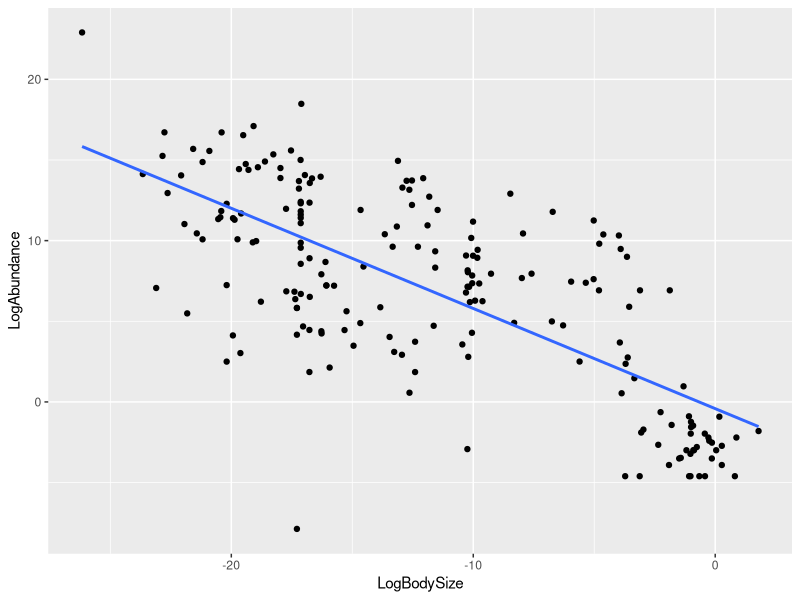

Source code (R): (Note: this script raises an error after producing the figure.)
### Using MICE to obtain good imputation values for Mass and Abundance of organisms ###
library(tidyverse)
library(mice)
rm(list = ls())
### Read in data
csm_nodes <- read.csv("data/interactionwebdb/Carpinteria/CSMweb_Nodes.csv", as.is = T)
glimpse(csm_nodes)
summary(csm_nodes$Kingdom)

### Clean - remove protozoan kingdoms and virus
csm_nodes <- 
  csm_nodes

### Select variables we want for imputation
work <- 
  csm_nodes %>% 
  # Turn body size into SI unts (Kg)
  mutate(BodySize = BodySize.g. / 1000,
         Abundance = Abundance.no..ha.,
         Biomass = Biomass.kg.ha.) %>% 
  # Fill in missing values using M * N = B
  mutate(BodySizeNew = case_when(!is.na(Abundance & Biomass) ~ Biomass / Abundance),
         AbundanceNew = case_when(!is.na(BodySize & Biomass) ~ Biomass / BodySize),
         BiomassNew = case_when(!is.na(Abundance & BodySize) ~ Abundance * BodySize)) %>% 
  # Take values from calculations
  mutate(BodySize_Work = coalesce(BodySize, BodySizeNew),
         Biomass_Work = coalesce(Biomass, BiomassNew),
         Abundance_Work = coalesce(Abundance, AbundanceNew)) %>% 
  # Select the variables
  select(BodySize = BodySize_Work,
         Abundance = Abundance_Work,
         Biomass = Biomass_Work,
         Kingdom,
         Phylum,
         Class,
         Order,
         Family,
         Genus) %>% 
  # Log the variables you want to impute
  mutate(LogBodySize = log(BodySize),
         LogBiomass = log(Biomass),
         # Only log values above 0 otherwise leads to inf values
         LogAbundance = case_when(Abundance > 0 ~ log(Abundance)))

### Visualise and prep for imputation
work %>% 
  ggplot(aes(x = LogBodySize, y = LogAbundance)) +
  geom_point() +
  geom_smooth(method = lm, se = FALSE)

dat <- 
  work %>% 
  # filter(Abundance != 0) %>% # remove abundance values = 0
  select(LogBodySize, LogAbundance, LogBiomass)

ini <- 
  mice(dat, maxit = 0)

meth <- 
  ini$method

pred <- 
  ini$predictorMatrix

meth["LogBodySize"] <- "pmm"
meth["LogAbundance"] <- "pmm"
meth["LogBiomass"] <- "~I(LogBodySize + LogAbundance)" # addition of logs is the same as multiplying exponent of log
pred[c("LogBodySize", "LogAbundance"), "LogBiomass"] <-  0


imp <- parlmice(dat, meth = meth, predictorMatrix = pred, printFlag = T, m = 5, maxit = 100)
complete <- complete(imp)

densityplot(imp, layout = c(3,1)) # densities look good
stripplot(imp) # distribution looks good
bwplot(imp) # bw plot looks within original data range
xyplot(imp, LogBodySize ~ LogAbundance| as.factor(.imp), type = c("p", "r"), pch = c(20, 20)) # respects allometry
plot(imp) # good convergance
